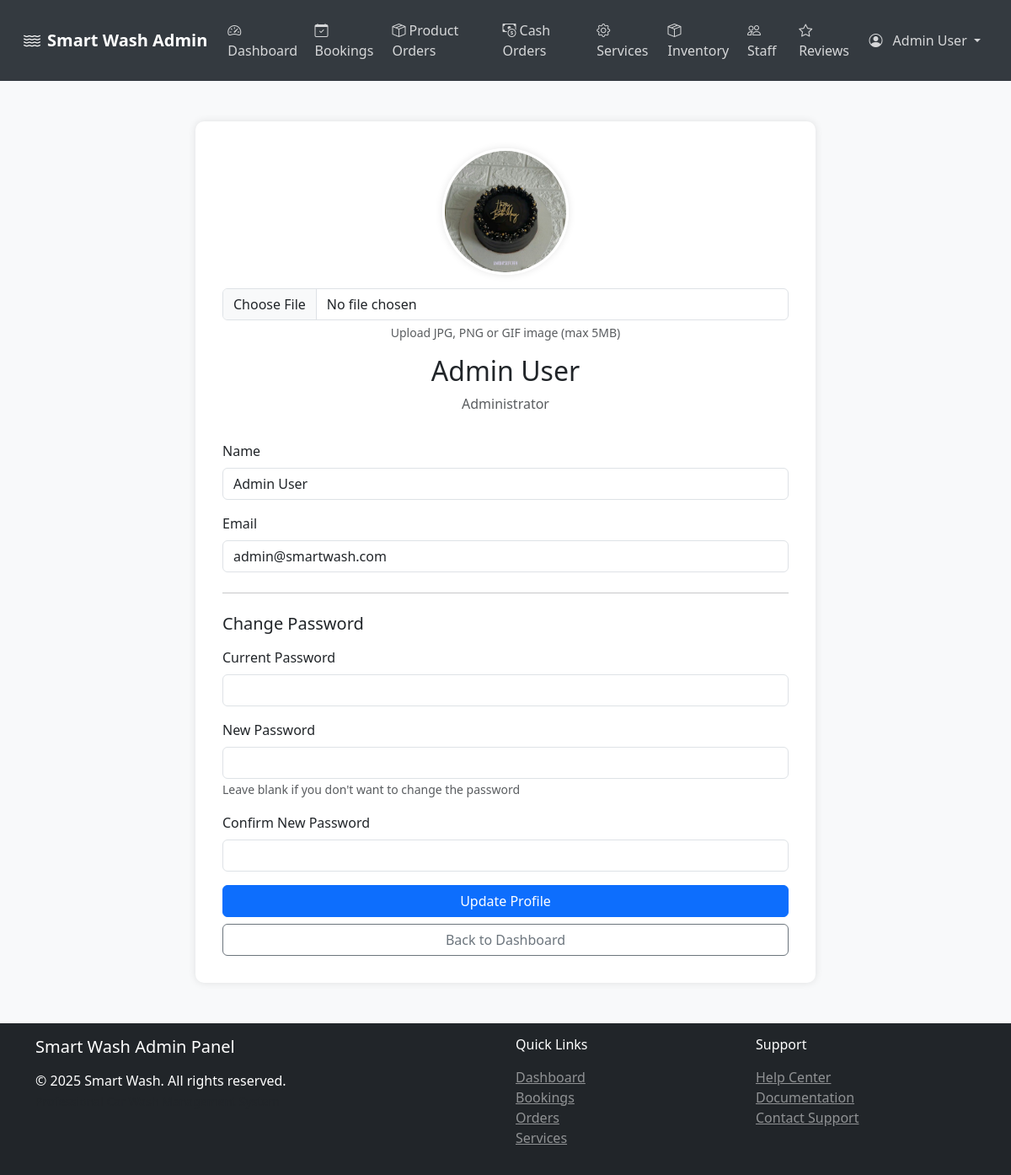
Page /Sample/admin_profile.php (signed in) on the committed database.
### tables this page shows
CREATE TABLE `staff` (
  `id` int(11) NOT NULL,
  `name` varchar(100) NOT NULL,
  `email` varchar(100) NOT NULL,
  `phone` varchar(15) DEFAULT NULL,
  `profile_image` varchar(255) DEFAULT NULL,
  `password_hash` varchar(255) NOT NULL,
  `role` enum('admin','manager','washer') NOT NULL,
  `shift` enum('morning','afternoon','evening') DEFAULT NULL,
  `status` enum('active','inactive') DEFAULT 'active',
  `specialization` varchar(100) DEFAULT NULL,
  `created_at` timestamp NOT NULL DEFAULT current_timestamp(),
  `updated_at` timestamp NOT NULL DEFAULT current_timestamp() ON UPDATE current_timestamp()
);

### Sample/admin_profile.php (the view, shortened to what this page needs)
<?php
$db = new Database();
$conn = $db->getConnection();
$admin_id = $_SESSION['admin_id'];
$stmt = $conn->prepare("SELECT * FROM staff WHERE id = ? AND role = 'admin'");
$stmt->bind_param("i", $admin_id);
$stmt->execute();
$result = $stmt->get_result();
$admin = $result->fetch_assoc();
?>
<!DOCTYPE html>
<html lang="en">
<head>
    <link href="https://cdn.jsdelivr.net/npm/bootstrap@5.3.0/dist/css/bootstrap.min.css" rel="stylesheet">
    <link href="https://cdn.jsdelivr.net/npm/bootstrap-icons@1.10.3/font/bootstrap-icons.css" rel="stylesheet">
</head>
<body class="bg-light">
    <?php include('admin-navbar.php'); ?>
    <main class="py-5">
        <div class="container">
            <div class="row justify-content-center">
                <div class="col-md-8">
                    <div class="profile-section">
                        <form method="POST" action="" enctype="multipart/form-data">
                            <div class="profile-header">
                                <div class="profile-image-container mb-3">
                                    <?php if (!empty($admin['profile_image']) && file_exists(__DIR__ . '/' . $admin['profile_image'])): ?>
                                        <img src="<?php echo htmlspecialchars($admin['profile_image']); ?>"
                                             alt="Profile Image"
                                             class="profile-image rounded-circle"
                                             id="profileImagePreview">
                                    <?php else: ?>
                                        <div class="profile-avatar" id="profileImagePreview">
                                            <i class="bi bi-person"></i>
                                        </div>
                                    <?php endif; ?>
                                </div>
                                <div class="mb-3">
                                    <input type="file" class="form-control" id="profile_image"
                                           name="profile_image" accept="image/*"
                                           onchange="previewImage(this)">
                                    <div class="form-text">Upload JPG, PNG or GIF image (max 5MB)</div>
                                </div>
                                <h2><?php echo htmlspecialchars($admin['name']); ?></h2>
                                <p class="text-muted mb-0">Administrator</p>
                            </div>
                            <div class="mb-3">
                                <label for="name" class="form-label">Name</label>
                                <input type="text" class="form-control" id="name" name="name"
                                       value="<?php echo htmlspecialchars($admin['name']); ?>" required>
                            </div>
                                    <div class="mb-3">
                                <label for="email" class="form-label">Email</label>
                                <input type="email" class="form-control" id="email" name="email"
                                       value="<?php echo htmlspecialchars($admin['email']); ?>" required>
                                    </div>
                                    <hr class="my-4">
                            <h5 class="mb-3">Change Password</h5>
                                    <div class="mb-3">
                                        <label for="current_password" class="form-label">Current Password</label>
                                <input type="password" class="form-control" id="current_password"
                                       name="current_password" required>
                                    </div>
                                    <div class="mb-3">
                                        <label for="new_password" class="form-label">New Password</label>
                                <input type="password" class="form-control" id="new_password"
                                       name="new_password">
                                <small class="text-muted">Leave blank if you don't want to change the password</small>
                                    </div>
                            <div class="mb-3">
                                        <label for="confirm_password" class="form-label">Confirm New Password</label>
                                <input type="password" class="form-control" id="confirm_password"
                                       name="confirm_password">
                                    </div>
                                    <div class="d-grid gap-2">
                                <button type="submit" class="btn btn-primary">Update Profile</button>
                                <a href="dashboard.php" class="btn btn-outline-secondary">Back to Dashboard</a>
                                    </div>
                                </form>
                            </div>
                        </div>
                    </div>
                </div>
            </main>
    <?php include('admin-footer.php'); ?>
</body>
</html>

### Sample/admin_profile.php (style rules this page uses)
.profile-section { background: white; border-radius: 10px; box-shadow: 0 0 10px rgba(0,0,0,0.1); padding: 2rem; }
.profile-header { text-align: center; margin-bottom: 2rem; }
.profile-image { width: 150px; height: 150px; object-fit: cover; border: 3px solid #fff; box-shadow: 0 0 10px rgba(0,0,0,0.1); }
.profile-image-container { position: relative; display: inline-block; }
.form-label { font-weight: 500; }

### rows in the picture
staff: profile_image (picture), name "Admin User", email "admin@smartwash.com"

### other values in the picture
$_SESSION['admin_name'] "Admin User"
